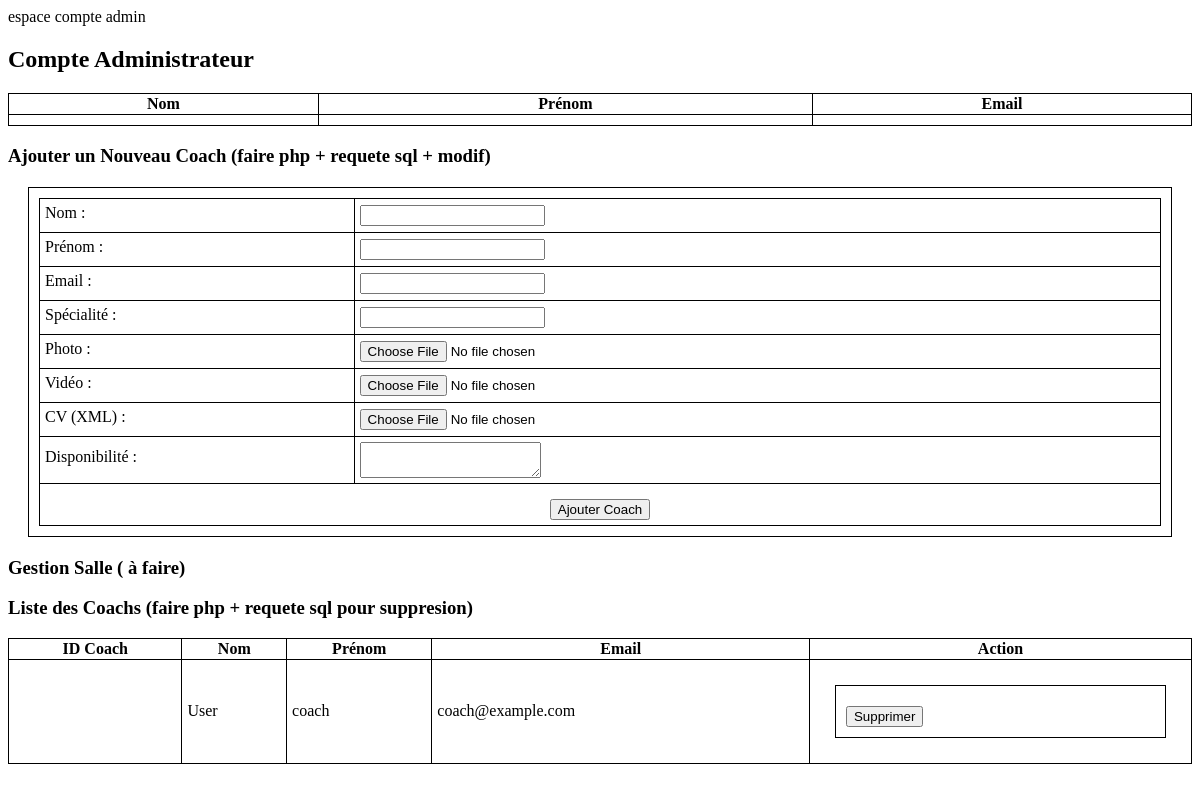
/ACCOUNT_admin.php, run on an earlier commit of the app's database.
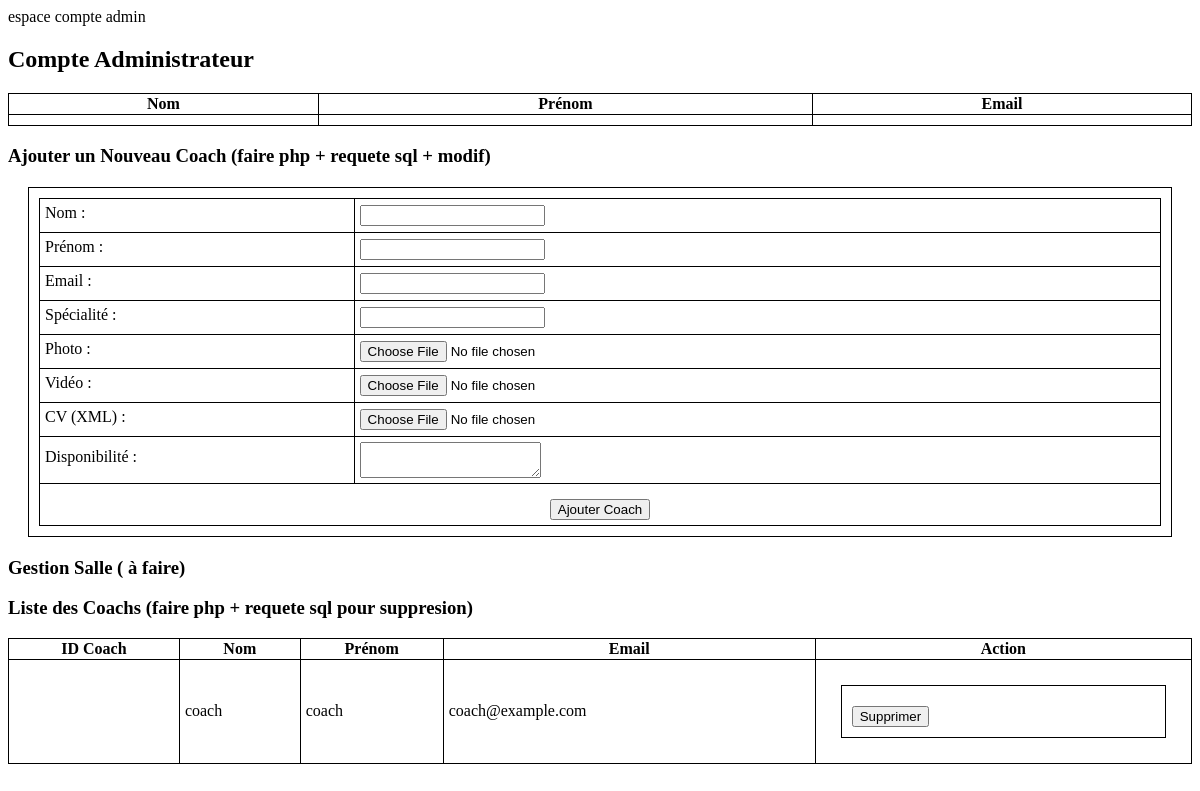
And on a later commit of the database.
### tables this page shows
CREATE TABLE users (
                       id INT PRIMARY KEY AUTO_INCREMENT,
                       role ENUM('administrateur', 'coach', 'client') NOT NULL,
                       prenom VARCHAR(50) NOT NULL,
                       nom VARCHAR(50) NOT NULL,
                       email VARCHAR(100) UNIQUE NOT NULL,
                       password VARCHAR(255) NOT NULL,
                       telephone VARCHAR(20),
                       adresse_ligne1 VARCHAR(255),
                       adresse_ligne2 VARCHAR(255),
                       ville VARCHAR(100),
                       code_postal VARCHAR(20),
                       pays VARCHAR(100),
                       numero_etudiant VARCHAR(50)
);

### ACCOUNT_admin.php (the view)
<link href="ACCOUNT.css" rel="stylesheet" type="text/css"/>
<div id="section">
    <p>espace compte admin</p>
    <?php
    echo "<h2>Compte Administrateur</h2>";
    echo "<table border='1'>";
    echo "<tr>";
    echo "<th>Nom</th>";
    echo "<th>Prénom</th>";
    echo "<th>Email</th>";
    echo "</tr>";
    echo "<tr>";
    echo "<td>" . (isset($_SESSION['nom']) ? $_SESSION['nom'] : '') . "</td>";
    echo "<td>" . (isset($_SESSION['prenom']) ? $_SESSION['prenom'] : '') . "</td>";
    echo "<td>" . (isset($_SESSION['email']) ? $_SESSION['email'] : '') . "</td>";
    echo "</tr>";
    echo "</table>";
    ?>
    <h3>Ajouter un Nouveau Coach (faire php + requete sql + modif)</h3>
    <form method="post" action="ajouter_coach.php" enctype="multipart/form-data">
        <table>
            <tr>
                <td><label for="nom_coach">Nom :</label></td>
                <td><input type="text" id="nom_coach" name="nom_coach" required></td>
            </tr>
            <tr>
                <td><label for="prenom_coach">Prénom :</label></td>
                <td><input type="text" id="prenom_coach" name="prenom_coach" required></td>
            </tr>
            <tr>
                <td><label for="email_coach">Email :</label></td>
                <td><input type="email" id="email_coach" name="email_coach" required></td>
            </tr>
            <tr>
                <td><label for="specialite_coach">Spécialité :</label></td>
                <td><input type="text" id="specialite_coach" name="specialite_coach" required></td>
            </tr>
            <tr>
                <td><label for="photo_coach">Photo :</label></td>
                <td><input type="file" id="photo_coach" name="photo_coach" accept="image/*"></td>
            </tr>
            <tr>
                <td><label for="video_coach">Vidéo :</label></td>
                <td><input type="file" id="video_coach" name="video_coach" accept="video/*"></td>
            </tr>
            <tr>
                <td><label for="cv_coach">CV (XML) :</label></td>
                <td><input type="file" id="cv_coach" name="cv_coach" accept=".xml"></td>
            </tr>
            <tr>
                <td><label for="disponibilite_coach">Disponibilité :</label></td>
                <td><textarea id="disponibilite_coach" name="disponibilite_coach" required></textarea></td>
            </tr>
            <tr>
                <td colspan="2" style="text-align: center;"><input type="submit" value="Ajouter Coach"></td>
            </tr>
        </table>
    </form>
    <h3>Gestion Salle ( à faire)  </h3>
    <h3>Liste des Coachs (faire php + requete sql pour suppresion) </h3>
    <table border="1">
        <tr>
            <th>ID Coach</th>
            <th>Nom</th>
            <th>Prénom</th>
            <th>Email</th>
            <th>Action</th>
        </tr>
        <?php
        $database = "Sportify";
        $db_handle = mysqli_connect('localhost', 'root', '');
        $db_found = mysqli_select_db($db_handle, $database);
        if ($db_found) {
            $query = "SELECT * FROM Users WHERE role = 'coach'";
            $result = mysqli_query($db_handle, $query);
            while ($row = mysqli_fetch_assoc($result)) {
                echo "<tr>";
                echo "<td>" . $row['id_coach'] . "</td>";
                echo "<td>" . $row['nom'] . "</td>";
                echo "<td>" . $row['prenom'] . "</td>";
                echo "<td>" . $row['email'] . "</td>";
                echo "<td><form method='post' action='supprimer_coach.php'><input type='hidden' name='id' value='" . $row['id'] . "'><input type='submit' value='Supprimer'></form></td>";
                echo "</tr>";
            }
        }
        ?>
    </table>
</div>

### ACCOUNT.css (style rules this page uses)
form { border: 1px solid black; padding: 10px; margin: 20px; }
table { border: 1px solid black; width: 100%; border-collapse: collapse; }
td { border: 1px solid black; padding: 5px; }
label { display: block; margin-bottom: 5px; }
input[type="submit"] { margin-top: 10px; }

What changed in the data, as far as the page shows it:
changed users "coach": nom "User" → "coach"
